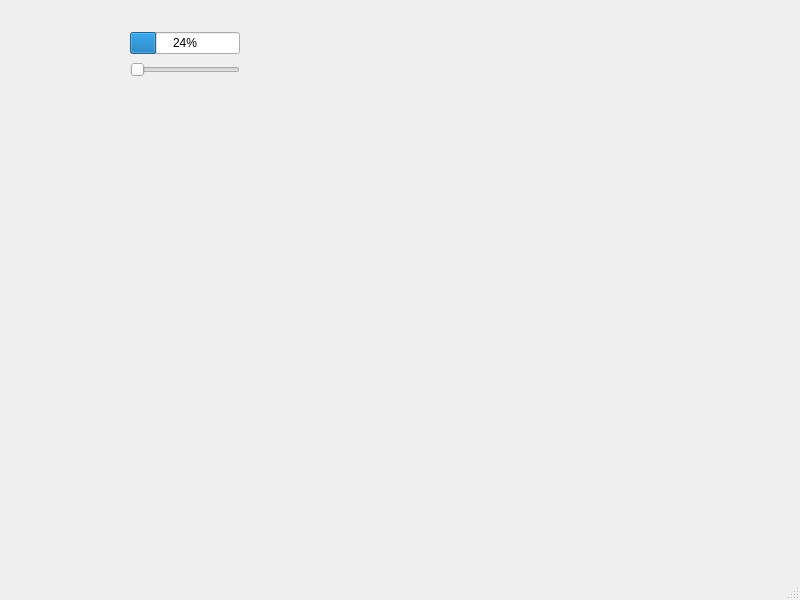
<?xml version="1.0" encoding="UTF-8"?>
<ui version="4.0">
 <class>MainWindow</class>
 <widget class="QMainWindow" name="MainWindow">
  <property name="geometry">
   <rect>
    <x>0</x>
    <y>0</y>
    <width>800</width>
    <height>600</height>
   </rect>
  </property>
  <property name="windowTitle">
   <string>MainWindow</string>
  </property>
  <widget class="QWidget" name="centralwidget">
   <widget class="QWidget" name="">
    <property name="geometry">
     <rect>
      <x>130</x>
      <y>30</y>
      <width>110</width>
      <height>51</height>
     </rect>
    </property>
    <layout class="QVBoxLayout" name="verticalLayout">
     <item>
      <widget class="QProgressBar" name="progressBar">
       <property name="value">
        <number>24</number>
       </property>
      </widget>
     </item>
     <item>
      <widget class="QSlider" name="horizontalSlider">
       <property name="orientation">
        <enum>Qt::Horizontal</enum>
       </property>
      </widget>
     </item>
    </layout>
   </widget>
  </widget>
  <widget class="QMenuBar" name="menubar">
   <property name="geometry">
    <rect>
     <x>0</x>
     <y>0</y>
     <width>800</width>
     <height>21</height>
    </rect>
   </property>
  </widget>
  <widget class="QStatusBar" name="statusbar"/>
 </widget>
 <resources/>
 <connections/>
</ui>
